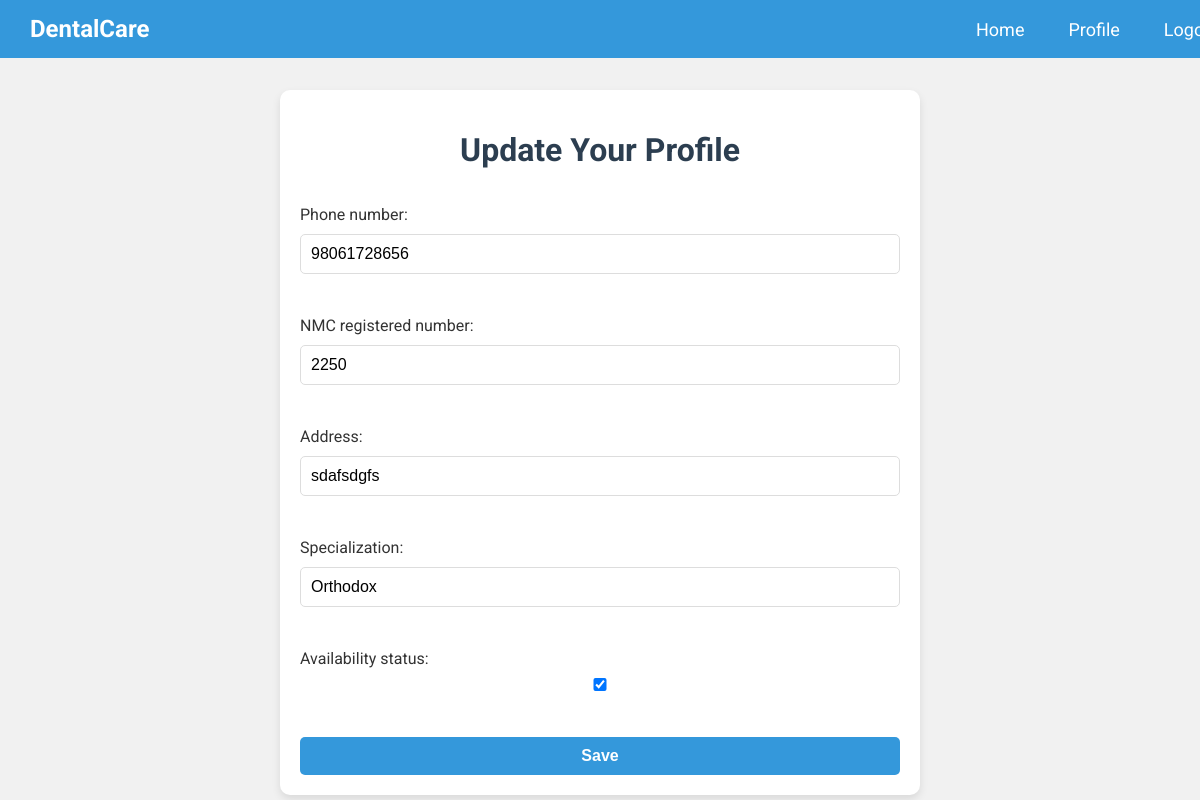
The page /doctor/doctorprofile/ (signed in) on the database as committed earlier.
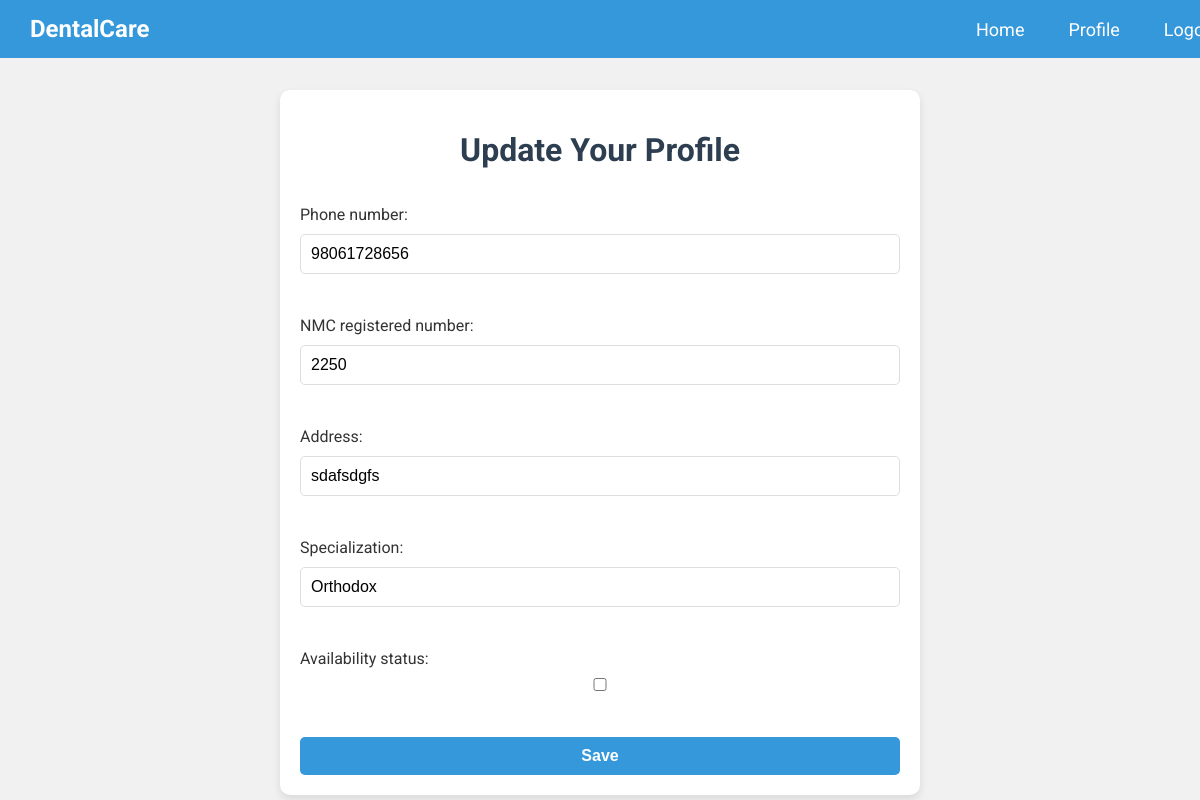
The same page on the database as committed later.
### doctor/models.py (models this page shows, shortened)
class DoctorProfile(models.Model):
    user = models.OneToOneField(MyUser, on_delete=models.CASCADE, unique=True)
    doctor_id = models.AutoField(primary_key=True)  # Auto-generate unique IDs
    phone_number = models.CharField(
        max_length=15,
    )
    NMC_registered_number = models.CharField(max_length=50, unique=True)
    address = models.CharField(max_length=30)
    specialization = models.CharField(max_length=100, null=True, blank=True)
    availability_status = models.BooleanField(default=True)  # True for available, False for not

### doctor/views.py (the view, shortened to what this page needs)
# urls.py: path('doctorprofile/', DoctorProfileView.as_view(), name='doctorprofile')]
class DoctorProfileView(FormView):
    template_name = 'doctor/doctor_profile.html'
    form_class=DoctorProfileForm
    def get(self, request, *args, **kwargs):
        if request.user.role != MyUser.Role.DOCTOR:
            return HttpResponseForbidden("You are not authorized to access this page.")
        doctor_profile = DoctorProfile.objects.filter(user=request.user).first()
        form = self.form_class(instance=doctor_profile)
        return render(request, 'doctor/doctor_profile.html', {'form': form})

### doctor/forms.py
class DoctorProfileForm(forms.ModelForm):
    class Meta:
        model=DoctorProfile
        fields=['phone_number',
            'NMC_registered_number',
            'address',
            'specialization',
            'availability_status',]

### doctor/Templates/doctor/doctor_profile.html (shortened to what this page needs)
<!DOCTYPE html>
<html lang="en">
<head>
</head>
<body>
    <div class="navbar">
        <div class="logo">DentalCare</div>
        <div>
            <a href="#">Home</a>
            <a href="#">Profile</a>
            <a href="#">Logout</a>
        </div>
    </div>
    <div class="container">
        <h1>Update Your Profile</h1>
        <form method="post">
            {{ form.as_p }}
            <button type="submit">Save</button>
        </form>
    </div>
</body>
</html>

Rows that differ between the two databases and show on the page:
changed DoctorProfile "sdafsdgfs": availability_status "☑" → "☐"
